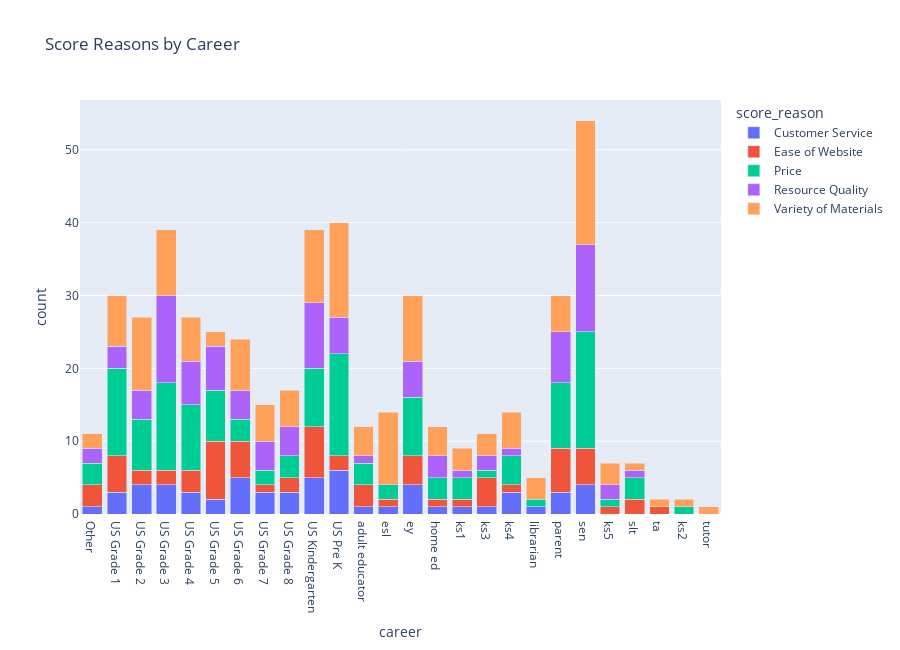

Write notebook code for a chart like this one.
### Code cell
stacked_response_profiles = px.bar(
    groupedby_career_reason,
    x="career",
    y= 'count',
    color="score_reason",
    title="Score Reasons by Career",
    barmode="stack")

stacked_response_profiles.update_layout(
    height=650,
    )

# Show the chart
stacked_response_profiles.show()

### Figure 1 — Plotly figure (JSON) as saved in the notebook; plotly's stock layout.template omitted (floating-point values rounded to 4 significant figures)
{"data": [{"alignmentgroup": "True", "hovertemplate": "score_reason=Customer Service<br>career=%{x}<br>count=%{y}<extra></extra>", "legendgroup": "Customer Service", "marker": {"color": "#636efa", "pattern": {"shape": ""}}, "name": "Customer Service", "offsetgroup": "Customer Service", "orientation": "v", "showlegend": true, "textposition": "auto", "type": "bar", "x": ["Other", "US Grade 1", "US Grade 2", "US Grade 3", "US Grade 4", "US Grade 5", "US Grade 6", "US Grade 7", "US Grade 8", "US Kindergarten", "US Pre K", "adult educator", "esl", "ey", "home ed", "ks1", "ks3", "ks4", "librarian", "parent", "sen"], "xaxis": "x", "y": [1, 3, 4, 4, 3, 2, 5, 3, 3, 5, 6, 1, 1, 4, 1, 1, 1, 3, 1, 3, 4], "yaxis": "y"}, {"alignmentgroup": "True", "hovertemplate": "score_reason=Ease of Website<br>career=%{x}<br>count=%{y}<extra></extra>", "legendgroup": "Ease of Website", "marker": {"color": "#EF553B", "pattern": {"shape": ""}}, "name": "Ease of Website", "offsetgroup": "Ease of Website", "orientation": "v", "showlegend": true, "textposition": "auto", "type": "bar", "x": ["Other", "US Grade 1", "US Grade 2", "US Grade 3", "US Grade 4", "US Grade 5", "US Grade 6", "US Grade 7", "US Grade 8", "US Kindergarten", "US Pre K", "adult educator", "esl", "ey", "home ed", "ks1", "ks3", "ks4", "ks5", "parent", "sen", "slt", "ta"], "xaxis": "x", "y": [3, 5, 2, 2, 3, 8, 5, 1, 2, 7, 2, 3, 1, 4, 1, 1, 4, 1, 1, 6, 5, 2, 1], "yaxis": "y"}, {"alignmentgroup": "True", "hovertemplate": "score_reason=Price<br>career=%{x}<br>count=%{y}<extra></extra>", "legendgroup": "Price", "marker": {"color": "#00cc96", "pattern": {"shape": ""}}, "name": "Price", "offsetgroup": "Price", "orientation": "v", "showlegend": true, "textposition": "auto", "type": "bar", "x": ["Other", "US Grade 1", "US Grade 2", "US Grade 3", "US Grade 4", "US Grade 5", "US Grade 6", "US Grade 7", "US Grade 8", "US Kindergarten", "US Pre K", "adult educator", "esl", "ey", "home ed", "ks1", "ks2", "ks3", "ks4", "ks5", "librarian", "parent", "sen", "slt"], "xaxis": "x", "y": [3, 12, 7, 12, 9, 7, 3, 2, 3, 8, 14, 3, 2, 8, 3, 3, 1, 1, 4, 1, 1, 9, 16, 3], "yaxis": "y"}, {"alignmentgroup": "True", "hovertemplate": "score_reason=Resource Quality<br>career=%{x}<br>count=%{y}<extra></extra>", "legendgroup": "Resource Quality", "marker": {"color": "#ab63fa", "pattern": {"shape": ""}}, "name": "Resource Quality", "offsetgroup": "Resource Quality", "orientation": "v", "showlegend": true, "textposition": "auto", "type": "bar", "x": ["Other", "US Grade 1", "US Grade 2", "US Grade 3", "US Grade 4", "US Grade 5", "US Grade 6", "US Grade 7", "US Grade 8", "US Kindergarten", "US Pre K", "adult educator", "ey", "home ed", "ks1", "ks3", "ks4", "ks5", "parent", "sen", "slt"], "xaxis": "x", "y": [2, 3, 4, 12, 6, 6, 4, 4, 4, 9, 5, 1, 5, 3, 1, 2, 1, 2, 7, 12, 1], "yaxis": "y"}, {"alignmentgroup": "True", "hovertemplate": "score_reason=Variety of Materials<br>career=%{x}<br>count=%{y}<extra></extra>", "legendgroup": "Variety of Materials", "marker": {"color": "#FFA15A", "pattern": {"shape": ""}}, "name": "Variety of Materials", "offsetgroup": "Variety of Materials", "orientation": "v", "showlegend": true, "textposition": "auto", "type": "bar", "x": ["Other", "US Grade 1", "US Grade 2", "US Grade 3", "US Grade 4", "US Grade 5", "US Grade 6", "US Grade 7", "US Grade 8", "US Kindergarten", "US Pre K", "adult educator", "esl", "ey", "home ed", "ks1", "ks2", "ks3", "ks4", "ks5", "librarian", "parent", "sen", "slt", "ta", "tutor"], "xaxis": "x", "y": [2, 7, 10, 9, 6, 2, 7, 5, 5, 10, 13, 4, 10, 9, 4, 3, 1, 3, 5, 3, 3, 5, 17, 1, 1, 1], "yaxis": "y"}], "layout": {"barmode": "stack", "height": 650, "legend": {"title": {"text": "score_reason"}, "tracegroupgap": 0}, "title": {"text": "Score Reasons by Career"}, "xaxis": {"anchor": "y", "domain": [0, 1], "title": {"text": "career"}}, "yaxis": {"anchor": "x", "domain": [0, 1], "title": {"text": "count"}}}}
